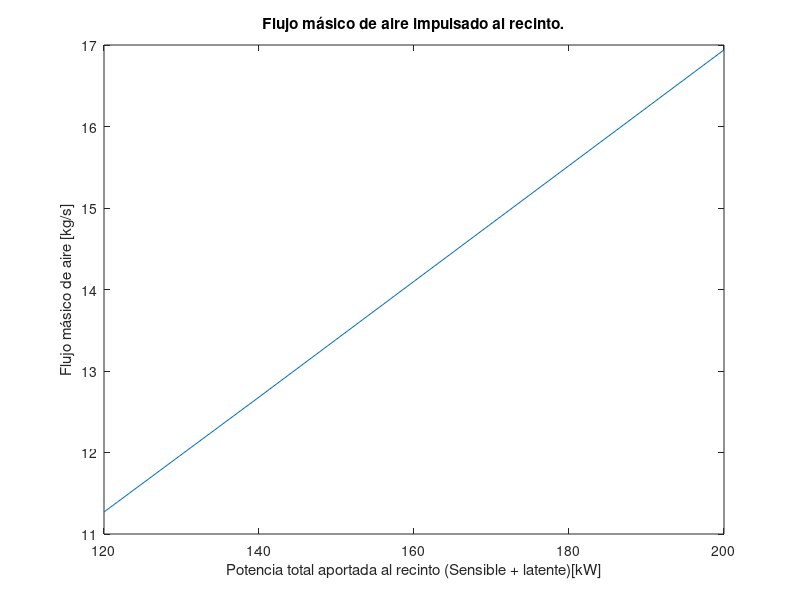
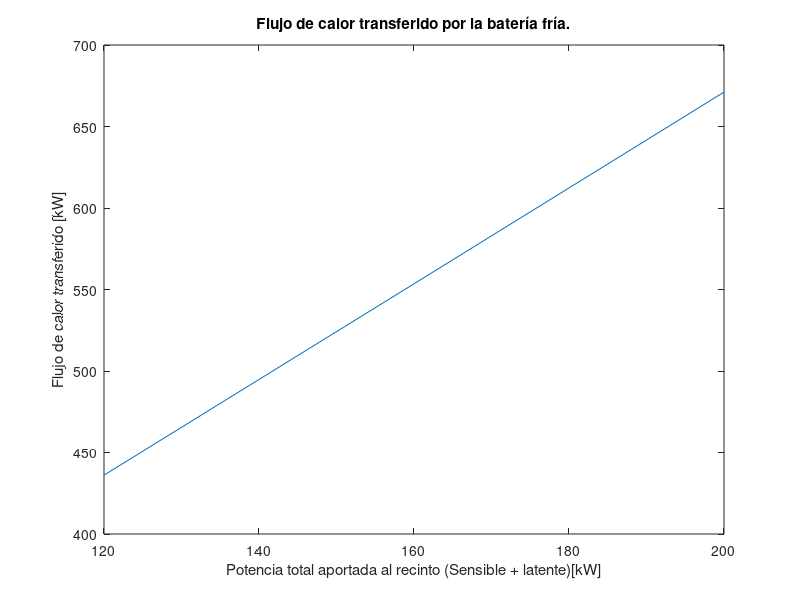
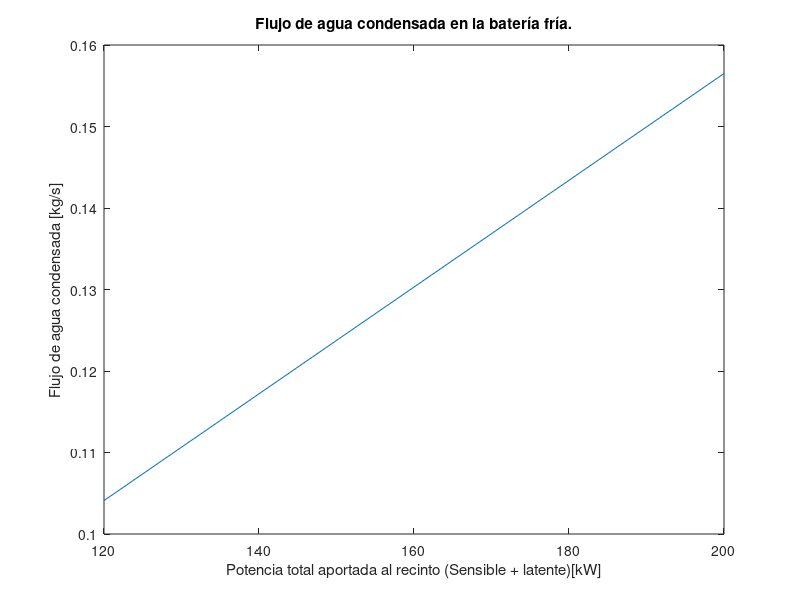
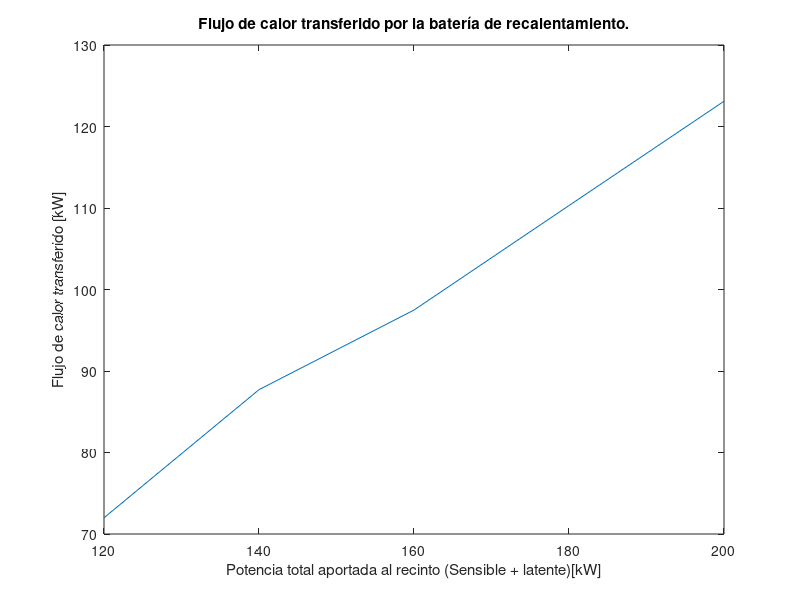

The MATLAB script that drew these images, in order:
clc
clear all
close all

%Tarea 2 Termodinámica aplicada

%Datos 1
Qs1=120;    %kW
Ql1=80;     %kW
ma1=16.94;  %kg/s
Q1=671.1;   %kW
mw1=0.1565; %kg/s
Qk1=123.1;  %kW

%Datos 2
Qs2=110;    %kW
Ql2=70;     %kW
ma2=15.52;  %kg/s
Q2=612.3;   %kW
mw2=0.1434; %kg/s
Qk2=110.3;  %kW

%Datos 3
Qs3=100;    %kW
Ql3=60;     %kW
ma3=14.1;   %kg/s
Q3=553.5;   %kW
mw3=0.1303; %kg/s
Qk3=97.48;  %kW

%Datos 4
Qs4=90;     %kW
Ql4=50;     %kW
ma4=12.68;  %kg/s
Q4=494.8;   %kW
mw4=0.1172; %kg/s
Qk4=87.71;  %kW

%Datos 5
Qs5=80;     %kW
Ql5=40;     %kW
ma5=11.27;  %kg/s
Q5=436.1;   %kW
mw5=0.1041; %kg/s
Qk5=71.99;  %kW

%Datos agrupados

Q=[Qs1+Ql1 Qs2+Ql2 Qs3+Ql3 Qs4+Ql4 Qs5+Ql5] %kW
ma=[ma1 ma2 ma3 ma4 ma5] %kg/s
Qf=[Q1 Q2 Q3 Q4 Q5] %kW
mw=[mw1 mw2 mw3 mw4 mw5] %kg/s
Qk=[Qk1 Qk2 Qk3 Qk4 Qk5] %kW

%Gráficos 

figure(1)
plot(Q,ma)
title('Flujo másico de aire impulsado al recinto.');
xlabel('Potencia total aportada al recinto (Sensible + latente)[kW]');
ylabel('Flujo másico de aire [kg/s]');
figure(2)
plot(Q,Qf)
title('Flujo de calor transferido por la batería fría.');
xlabel('Potencia total aportada al recinto (Sensible + latente)[kW]');
ylabel('Flujo de calor transferido [kW]');
figure(3)
plot(Q,mw)
title('Flujo de agua condensada en la batería fría.');
xlabel('Potencia total aportada al recinto (Sensible + latente)[kW]');
ylabel('Flujo de agua condensada [kg/s]');
figure(4)
plot(Q,Qk)
title('Flujo de calor transferido por la batería de recalentamiento.');
xlabel('Potencia total aportada al recinto (Sensible + latente)[kW]');
ylabel('Flujo de calor transferido [kW]');

